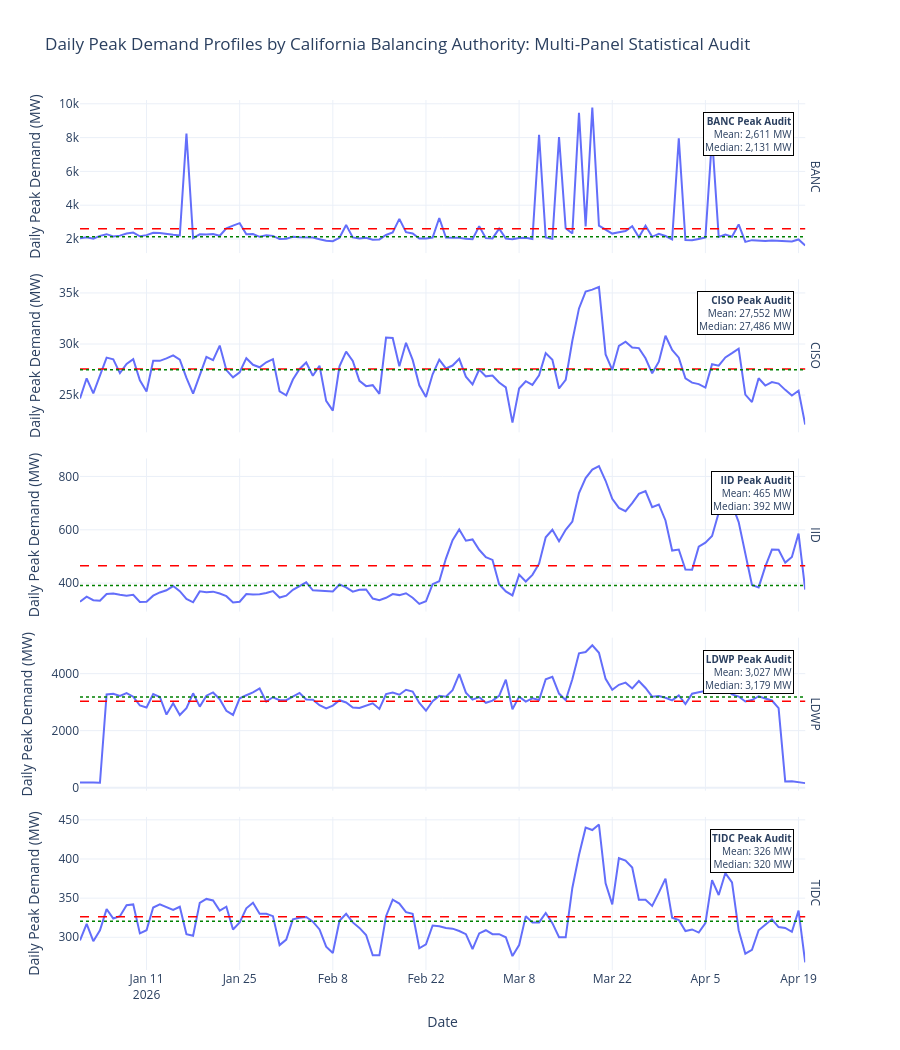

The cell this chart's notebook holds for it:
### Markdown cell above
### Step 11B: Daily Peak Demand Panel View with Mean and Median Overlays

To resolve the scale compression present in the global peak chart, this step constructs an independent multi-panel grid visualization. Each authority scales dynamically on its own vertical axis, synchronized across a shared chronological x-axis. 

To introduce advanced diagnostic value, each panel programmatically calculates and overlays two distinct statistical markers: a **red dashed line for the daily peak mean** and a **green dotted line for the daily peak median**. Tracing the divergence between these two central tendency metrics allows us to immediately distinguish between structured, repetitive load cycles and volatile, anomaly-driven peak events.

### Code cell
# ============================================
# STEP 11B: DAILY PEAK DEMAND PANEL DIAGNOSTIC
# ============================================

# Define visual order from top to bottom matching our standard structural layout
ba_order = ["BANC", "CISO", "IID", "LDWP", "TIDC"]

# Calculate mean and median daily peak metrics to establish central tendency divergence
daily_peak_stats = daily_demand.groupby(
    "balancing_authority", as_index=False
).agg(
    mean_daily_peak_mw=("daily_peak_demand_mw", "mean"),
    median_daily_peak_mw=("daily_peak_demand_mw", "median"),
)

# Instantiate the stacked facet row panel structure
fig_daily_peak_panel = px.line(
    daily_demand.sort_values(["balancing_authority", "local_date"]),
    x="local_date",
    y="daily_peak_demand_mw",
    facet_row="balancing_authority",
    category_orders={"balancing_authority": ba_order},
    title="Daily Peak Demand Profiles by California Balancing Authority: Multi-Panel Statistical Audit",
    labels={
        "local_date": "Date",
        "daily_peak_demand_mw": "Daily Peak Demand (MW)",
        "balancing_authority": "Balancing Authority",
    },
    height=1050,
)

# Strip out structural pandas labeling string prefixes ("balancing_authority=")
fig_daily_peak_panel.for_each_annotation(
    lambda a: a.update(text=a.text.split("=")[-1])
)

# Break coordinate axis lock to enable independent vertical scaling per utility panel
fig_daily_peak_panel.update_yaxes(matches=None)

n_panels = len(ba_order)

for ba in ba_order:
    # Convert native top-down indexing into Plotly's bottom-up row grid numbering
    row_number = n_panels - ba_order.index(ba)

    mean_value = daily_peak_stats.loc[
        daily_peak_stats["balancing_authority"] == ba, "mean_daily_peak_mw"
    ].iloc[0]

    median_value = daily_peak_stats.loc[
        daily_peak_stats["balancing_authority"] == ba, "median_daily_peak_mw"
    ].iloc[0]

    # Overlay horizontal Mean reference boundary line
    fig_daily_peak_panel.add_hline(
        y=mean_value,
        line_dash="dash",
        line_color="red",
        line_width=1.5,
        row=row_number,
        col=1,
    )

    # Overlay horizontal Median reference boundary line
    fig_daily_peak_panel.add_hline(
        y=median_value,
        line_dash="dot",
        line_color="green",
        line_width=1.5,
        row=row_number,
        col=1,
    )

    # Superimpose high-visibility dual-metric summary cards
    fig_daily_peak_panel.add_annotation(
        text=(
            f"<b>{ba} Peak Audit</b><br>"
            f"Mean: {mean_value:,.0f} MW<br>"
            f"Median: {median_value:,.0f} MW"
        ),
        xref="x domain",
        yref=f"y{row_number if row_number > 1 else ''} domain",
        x=0.985,
        y=0.92,
        showarrow=False,
        align="right",
        bgcolor="white",
        bordercolor="black",
        borderwidth=1,
        font=dict(size=10),
        row=row_number,
        col=1,
    )

fig_daily_peak_panel.update_layout(template="plotly_white", hovermode="x unified")
fig_daily_peak_panel.show()
